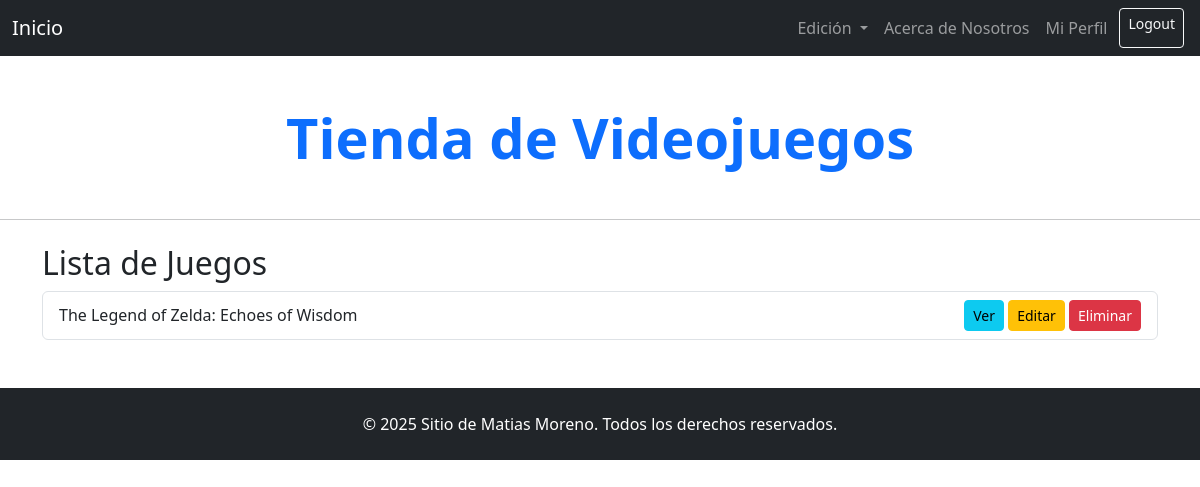
The app's page /juegos/ (signed in), older data.
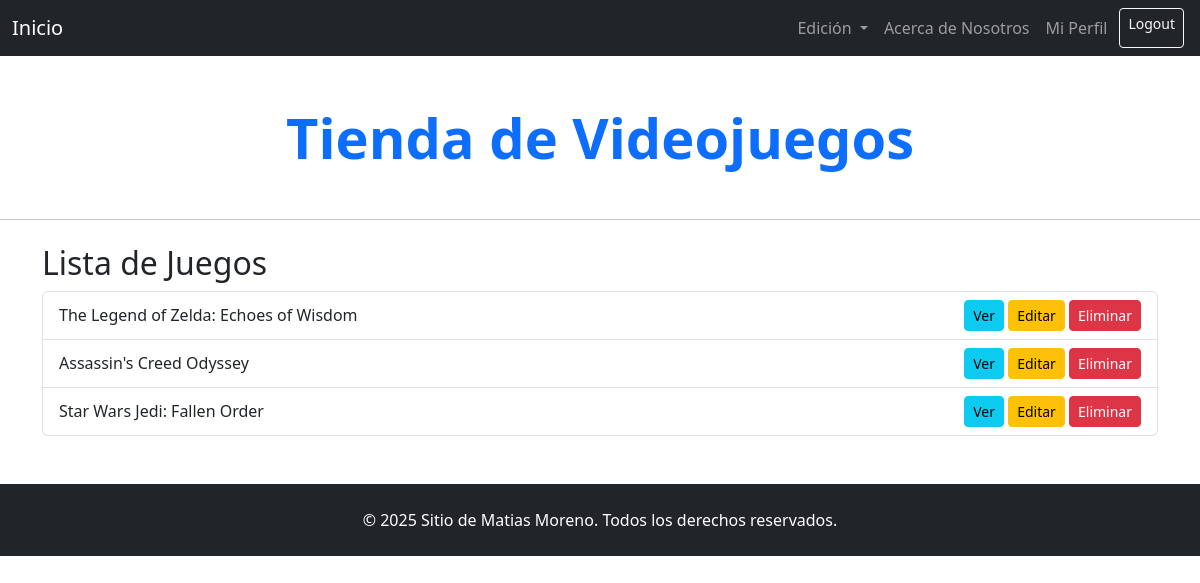
The same page, newer data.
### blog/models.py (models this page shows, shortened)
class Juego(models.Model):
    titulo = models.CharField(max_length=100)
    descripcion = models.TextField()
    categoria = models.ForeignKey(Categoria, on_delete=models.CASCADE)
    desarrollador = models.ForeignKey(Desarrollador, on_delete=models.CASCADE)
    fecha_lanzamiento = models.DateField()

### blog/views.py (the view)
# urls.py: path('juegos/', views.listar_juegos, name='listar_juegos'),
@login_required
def listar_juegos(request):
    juegos = Juego.objects.all()
    return render(request, 'blog/listar_juegos.html', {'juegos': juegos})

### blog/templates/blog/listar_juegos.html
{% extends 'blog/base.html' %}
{% block contenido %}
<div class="container mt-4">
  <h2>Lista de Juegos</h2>
  <ul class="list-group">
    {% for juego in juegos %}
      <li class="list-group-item d-flex justify-content-between align-items-center">
        {{ juego.titulo }}
        <div>
          <a href="{% url 'detalle_juego' juego.id %}" class="btn btn-sm btn-info">Ver</a>
          <a href="{% url 'editar_juego' juego.id %}" class="btn btn-sm btn-warning">Editar</a>
          <a href="{% url 'borrar_juego' juego.id %}" class="btn btn-sm btn-danger">Eliminar</a>
        </div>
      </li>
    {% empty %}
      <li class="list-group-item">No hay juegos registrados.</li>
    {% endfor %}
  </ul>
</div>
{% endblock %}

### blog/templates/blog/base.html (shortened to what this page needs)
<!DOCTYPE html>
<html>
<head>
    <link href="https://cdn.jsdelivr.net/npm/bootstrap@5.3.8/dist/css/bootstrap.min.css" rel="stylesheet">
</head>
<body>
<nav class="navbar navbar-expand-lg navbar-dark bg-dark">
    <div class="container-fluid">
        <a class="navbar-brand" href="{% url 'home' %}">Inicio</a>
        <div class="collapse navbar-collapse" id="navbarNav">
        <ul class="navbar-nav ms-auto">
            <li class="nav-item dropdown">
            <a class="nav-link dropdown-toggle" href="#" id="agregarDropdown" role="button"
                data-bs-toggle="dropdown" aria-expanded="false">
                Edición
            </a>
            </li>
            <li class="nav-item">
            <a class="nav-link" href="{% url 'about' %}">Acerca de Nosotros</a>
            </li>
            <li class="nav-item d-flex align-items-center">
            {% if user.is_authenticated %}
            <li class="nav-item">
                <a href="{% url 'profile' %}" class="nav-link">Mi Perfil</a>
            </li>
                <a class="btn btn-outline-light btn-sm mx-1" href="{% url 'logout' %}">Logout</a>
            {% else %}
                <a class="btn btn-outline-light btn-sm mx-1" href="{% url 'login' %}">Login</a>
                <a class="btn btn-outline-light btn-sm mx-1" href="{% url 'signup' %}">Registro</a>
            {% endif %}
            </li>
        </ul>
        </div>
    </div>
</nav>
    <div class="text-center my-5">
        <h1 class="display-4 fw-bold text-primary">Tienda de Videojuegos</h1>
    </div>
    <hr>
    {% block contenido %}{% endblock %}
    <footer class="bg-dark text-white text-center py-4 mt-5">
        <div class="container">
            <p class="mb-0">&copy; 2025 Sitio de Matias Moreno. Todos los derechos reservados.</p>
        </div>
    </footer>
</body>
</html>

Row changes from the older to the newer data that the page shows:
added Juego: titulo "Assassin's Creed Odyssey"
added Juego: titulo "Star Wars Jedi: Fallen Order"
